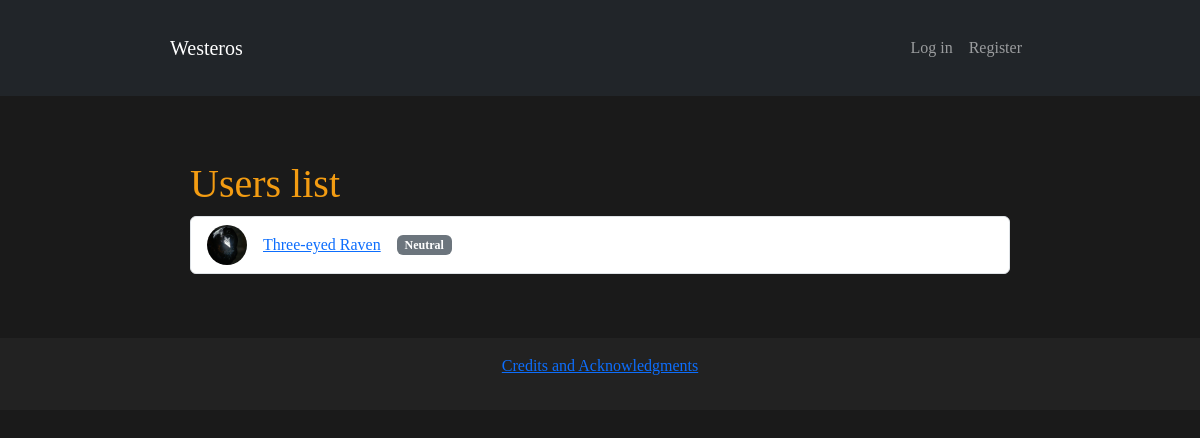
/users, run on an earlier commit of the app's database.
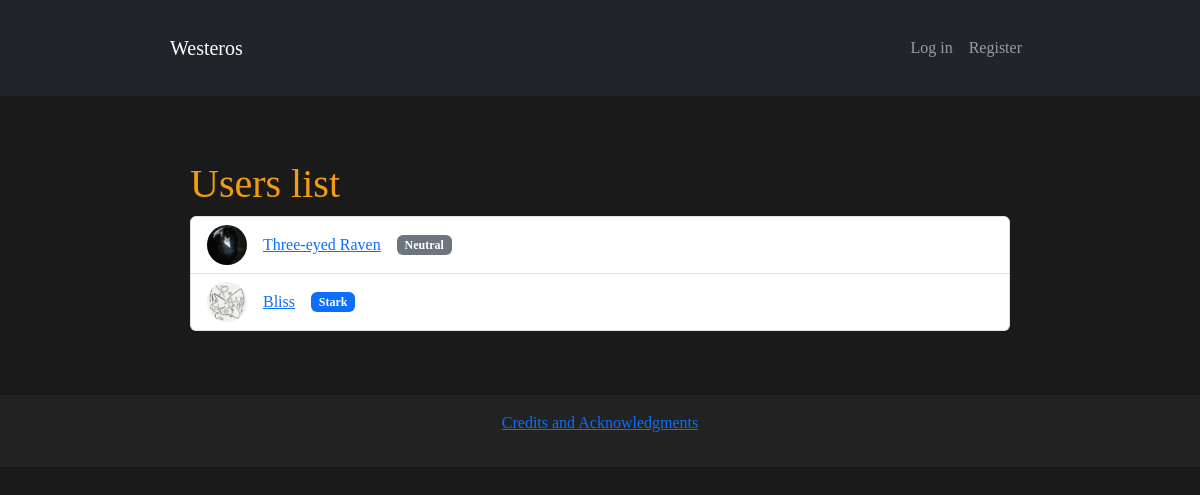
And on a later commit of the database.
### models/models.py (models this page shows, shortened)
class User(db.Model, UserMixin):
    __tablename__ = 'users'
    id = db.Column(db.Integer, primary_key = True)
    username = db.Column(db.String(80), unique = True, nullable = False)
    email = db.Column(db.String(120), unique = True, nullable = False)
    password_hash = db.Column(db.String(256), nullable = False)
    avatar = db.Column(db.String(255), nullable = False, default = "default_avatar.png")
    status = db.Column(db.String(255), nullable = True)
    role = db.Column(db.Enum(UserRole), default = UserRole.MEMBER, nullable = False)
    house_id = db.Column(db.Integer, db.ForeignKey('houses.id'), nullable = True)
    house = db.relationship('House', back_populates="users")

class House(db.Model):
    __tablename__ = 'houses'
    id = db.Column(db.Integer, primary_key = True) # House id
    name = db.Column(db.String(100), unique = True, nullable = False) # House name
    seat = db.relationship("Seat", uselist = False, back_populates = "house") # House seat - family castle
    lands = db.Column(db.String(100), unique = True, nullable = False) # House lands
    words = db.Column(db.Text, nullable = False)
    emblem = db.Column(db.String(255)) # Coat of Arms
    users = db.relationship("User", back_populates="house") # Users joined the house

### routes/user_routes.py (the view)
@user_bp.route("/users")
def all_users():
    users = User.query.all() # Getting users from database
    return render_template("users.html", users = users)

### templates/users.html
{% extends "base.html" %}
{% block content %}
<div class="container">
    <h1>Users list</h1>
    {% if users %}
        <ul class="list-group">
            {% for user in users %}
                <li class="list-group-item d-flex align-items-center">
                    <img src="{{ url_for('static', filename='avatars/' + user.avatar) }}"
                        alt="Avatar" width="40", height="40" class="rounded-circle me-3">
                    <a href="{{ url_for('user.user_profile', username = user.username)}}" class="me-3">
                        {{ user.username }}
                    </a>
                    {% if user.house %}
                        <span class="badge bg-primary">{{ user.house.name }}</span>
                    {% else %}
                        <span class="badge bg-secondary">Neutral</span>
                    {% endif %}
                </li>
            {% endfor %}
        </ul>
    {% else %}
        <p>There's no users yet</p>
    {% endif %}
</div>
{% endblock %}

What changed in the data, as far as the page shows it:
added User: avatar (picture), username "Bliss", house.name "Stark"
